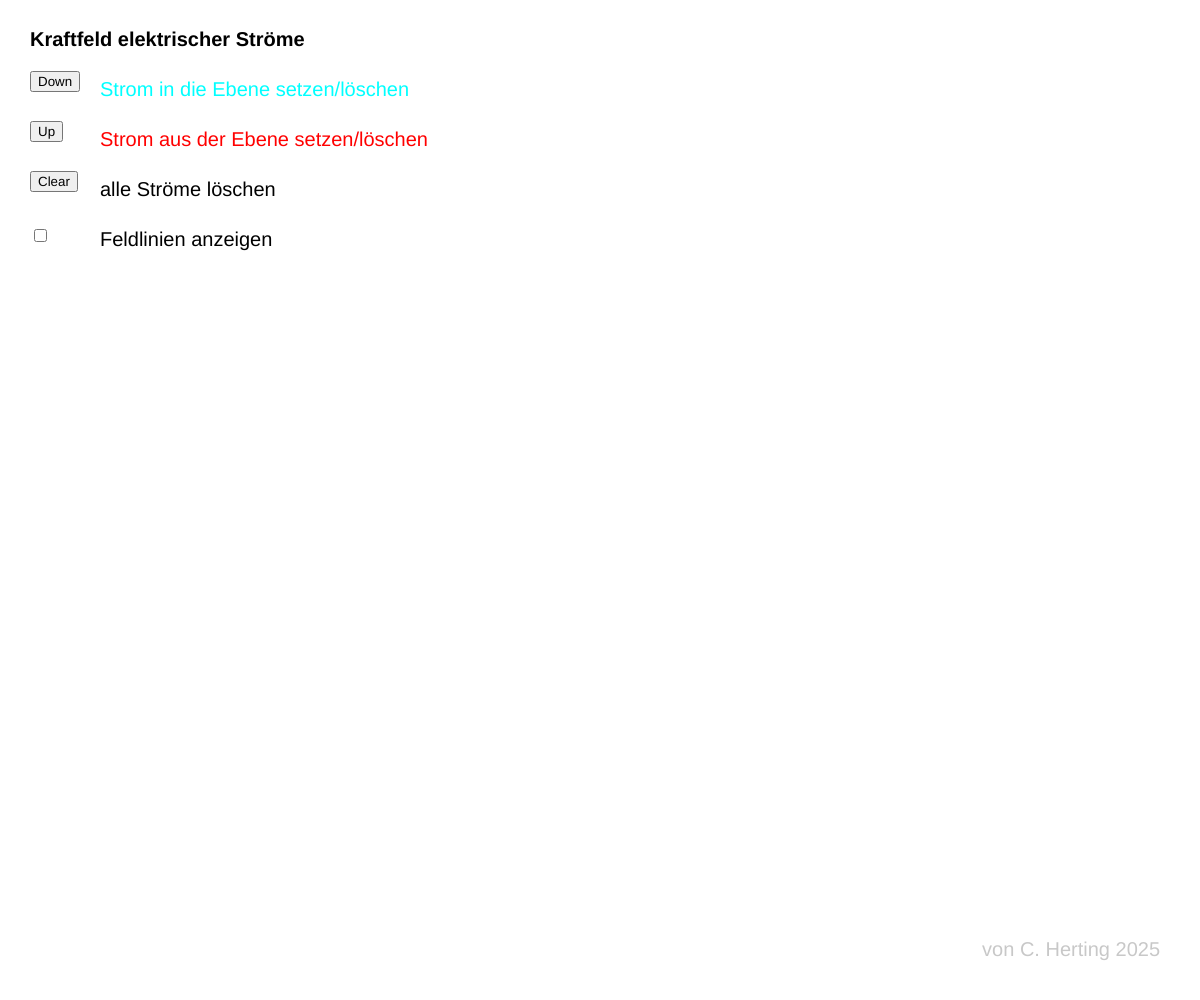
Frame 1 (no input)
Frame 60 (no input): identical to frame 1, image omitted
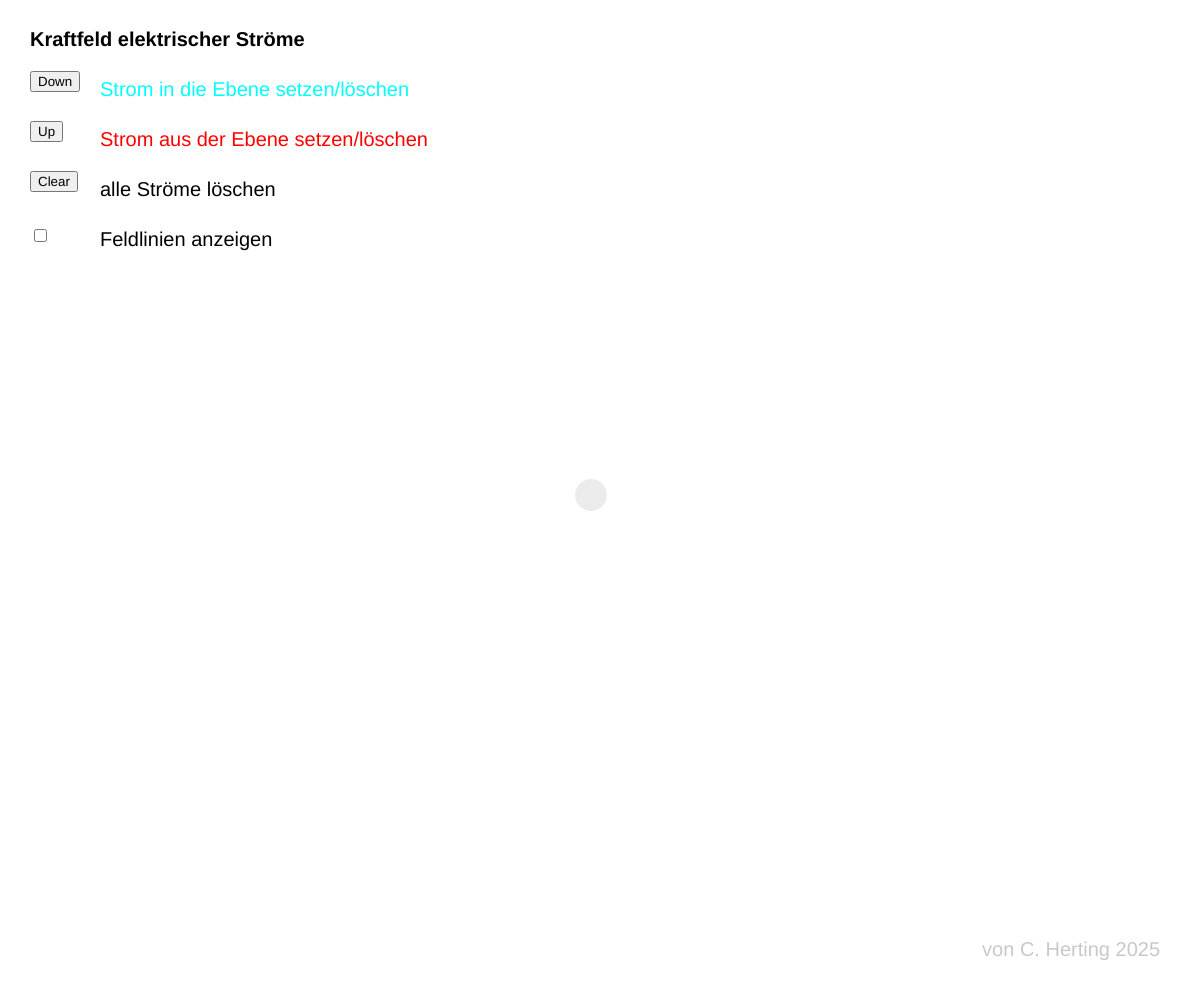
Frame 120 (the mouse pressed at the canvas centre since frame 60)

The p5.js sketch that drew these frames (run headless with seeded random() and noise() and a simulated clock; from frame 60 on, the mouse is pressed at the canvas centre):

// p5.js sketch
// ── sketch.js
let sys; // system holding charges / currents
let mode = '+'; // input mode

let mouseStartX = 0;
let mouseStartY = 0;
let mouseStartTime = 0;

let toggle;
let canvas;

function setup()
{
  canvas = createCanvas(windowWidth, windowHeight);
  canvas.elt.addEventListener('touchmove', e => e.preventDefault(), { passive: false });
  
  sys = new System();
  
  textAlign(CENTER, CENTER);
  textSize(40);
  fill(0);
  noStroke();

  let plusBtn = createButton('Down');
  plusBtn.position(30, 71);
  plusBtn.addClass('button');
  plusBtn.mousePressed(() => mode = '+');

  let minusBtn = createButton('Up');
  minusBtn.position(30, 121);
  minusBtn.addClass('button');
  minusBtn.mousePressed(() => mode = '-');
    
  let clearBtn = createButton('Clear');
  clearBtn.position(30, 171);
  clearBtn.addClass('button');
  clearBtn.mousePressed(() => sys.items = []);

  toggle = createCheckbox('', false);
  toggle.position(30, 226);
  toggle.addClass('toggle');
}

function windowResized()
{
  let attempts = 5; // resize accross 5 frames to allow for the browser changing it's UI
  let lastW = -1; let lastH = -1; // resize only if dimensions change
  function fixSize()
  {
    const w = windowWidth; const h = windowHeight;
    if (w !== lastW || h !== lastH) { resizeCanvas(w, h); lastW = w; lastH = h; }
    if (--attempts > 0) requestAnimationFrame(fixSize);
  }
  requestAnimationFrame(fixSize); // start resizing in next animation frame
}

function draw()
{
  background(255);

  textSize(20);
  textAlign(LEFT, TOP);
  noStroke();

  fill(0); textStyle(BOLD); text("Kraftfeld elektrischer Ströme", 30, 30); textStyle(NORMAL);
  fill(0,255,255); text("Strom in die Ebene setzen/löschen", 100, 80);
  fill(255,0,0); text("Strom aus der Ebene setzen/löschen", 100, 130);
  fill(0);
  text("alle Ströme löschen", 100, 180);
  text("Feldlinien anzeigen", 100, 230);
  textAlign(RIGHT, BOTTOM);
  fill(200); 
  text("von C. Herting 2025", width-40, height-40); 

  if (mouseX > 126 || mouseY > 286)
  {
    noStroke(); fill(0,20); ellipse((mouseX & 0xffe0)+15, (mouseY & 0xffe0)+15, 32);
  }

  if (toggle.checked()) sys.showall();
  sys.render();
}

function mousePressed(ev)
{
  if (ev && ev.target !== canvas.elt) return;
  mouseStartX = mouseX;
  mouseStartY = mouseY;
  mouseStartTime = millis();
}

function mouseReleased(ev)
{
  if (ev && ev.target !== canvas.elt) return;
  let d = dist(mouseX, mouseY, mouseStartX, mouseStartY);
  let t = millis() - mouseStartTime;
  if ((mouseStartX > 126 || mouseStartY > 286) && d < 50 && t < 200)
  {
    if (mode == '+') sys.add((mouseX & 0xffe0)+15, (mouseY & 0xffe0)+15, 1);
    else sys.add((mouseX & 0xffe0)+15, (mouseY & 0xffe0)+15, -1);
  }
}

class System
{
  constructor()
  {
    this.items = [];
  }
  
  render()
  {
    noStroke();
    
    let fx=0; // Gesamtpfeil zur skalierten Darstellung
    let fy=0;
    let fak = 10000 / (sqrt(this.items.length));
    
    for(let i=this.items.length-1; i>=0; i--)
    {
      this.items[i].render();			
      
      let dx = mouseX-this.items[i].x;
      let dy = mouseY-this.items[i].y;
      let dst = (dx*dx + dy*dy);
      if(dst != 0)
      {
        let fx0 = this.items[i].q * dy / dst;
        let fy0 = - this.items[i].q * dx / dst;
        
        if (fx0!=0 || fy0!=0)
        {
          if (this.items[i].q > 0) stroke(0,255,255); else stroke(255,0,0);
          strokeWeight(2);
          arrow(mouseX, mouseY, mouseX + fak*fx0, mouseY + fak*fy0);
        }
      
        fx += fx0;
        fy += fy0;
      }
    }
        
    if (fx!=0 || fy!=0)
    {
      fill(0); noStroke();
      textAlign(LEFT, BOTTOM);
      textSize(20); fill(200);
      text("Pfeillänge " + int(10000 * sqrt(fx*fx + fy*fy)), 40, height-40); 
      
      stroke(0,0,255); strokeWeight(4);
      arrow(mouseX, mouseY, mouseX + fak*fx, mouseY + fak*fy);
    }
  }
  
  showall()
  {
    if (this.items.length > 0)
    {
      stroke(200);

      for(let y=15; y<height; y+=32)
      {
        for(let x=15; x<width; x+=32)
        {
          let fx=0;
          let fy=0;
          
          for(let i=this.items.length-1; i>=0; i--)
          {
            let dx = x - this.items[i].x;
            let dy = y - this.items[i].y;
            let dst = (dx*dx + dy*dy);
            if(dst != 0)
            {
              fx += this.items[i].q * dy / dst;
              fy -= this.items[i].q * dx / dst;
            }
          }
          
          let l = sqrt(fx*fx + fy*fy);
          if (l != 0)
          {
            strokeWeight(400*l/sqrt(this.items.length));
            line(x-8*fx/l, y-8*fy/l, x+8*fx/l, y+8*fy/l);
          }
        }
      }
    }
  }
  
  add(x, y, q)
  {
    let exists = false;

    for(let i=this.items.length-1; i>=0; i--)
    {
      if(x == this.items[i].x && y == this.items[i].y)
      {
        exists = true;
        if (this.items[i].q == q ) this.items.splice(i,1);
        else this.items[i].q = q;
      }
    }
    
    if (exists == false) this.items.push(new Item(x, y, q));
  }
}

class Item
{
  constructor(x, y, q)
  {
    this.x = x;
    this.y = y;
    this.q = q;
  }

  render()
  {
    noStroke();
    if (this.q > 0) fill(0,255,255,127); else fill(255,0,0,127);
    ellipse(this.x, this.y, 32);

    fill(0);
    if (this.q > 0)
    {
      stroke(0);
      strokeWeight(2);
      line(this.x-10, this.y-10, this.x+10, this.y+10);
      line(this.x-10, this.y+10, this.x+10, this.y-10);
    }
    else ellipse(this.x, this.y, 5);
  }
}		

function arrow(sx, sy, zx, zy)
{
  let vx = zx - sx;
  let vy = zy - sy;
  let px = -vy;
  let py = vx;
  line(sx, sy, sx+0.75*vx, sy+0.75*vy);
  line(sx+0.75*vx-0.0625*px, sy+0.75*vy-0.0625*py, sx+0.75*vx+0.0625*px, sy+0.75*vy+0.0625*py);
  line(sx+0.75*vx+0.0625*px, sy+0.75*vy+0.0625*py,zx,zy);
  line(sx+0.75*vx-0.0625*px, sy+0.75*vy-0.0625*py,zx,zy);
}
